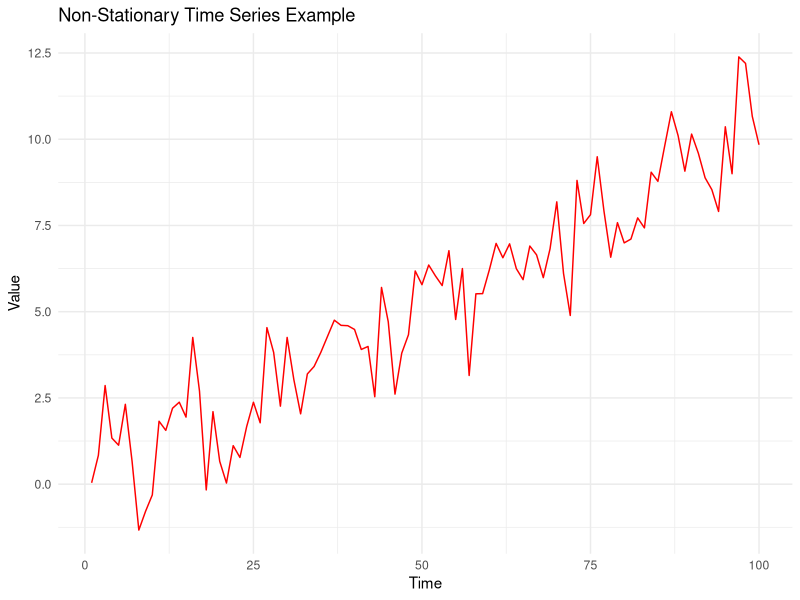

Write the R code that produced this figure.
library(ggplot2)

# Generate a non-stationary time series
set.seed(123)
time <- 1:100
trend <- 0.1 * time  # Linear trend
seasonality <- sin(2 * pi * time / 12)  # Seasonal component
noise <- rnorm(100, mean = 0, sd = 1)  # Random noise
non_stationary_series <- trend + seasonality + noise

# Plot the non-stationary time series
ggplot() +
  geom_line(aes(x = time, y = non_stationary_series), color = "red") +
  labs(x = "Time", y = "Value", title = "Non-Stationary Time Series Example") +
  theme_minimal()
